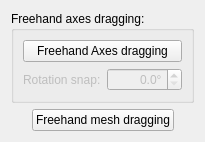
     <widget class="QWidget" name="tab" >
      <attribute name="title" >
       <string>Drag</string>
      </attribute>
      <layout class="QVBoxLayout" >
       <item>
        <layout class="QHBoxLayout" >
         <item>
          <spacer>
           <property name="orientation" >
            <enum>Qt::Horizontal</enum>
           </property>
           <property name="sizeType" >
            <enum>QSizePolicy::MinimumExpanding</enum>
           </property>
           <property name="sizeHint" >
            <size>
             <width>0</width>
             <height>20</height>
            </size>
           </property>
          </spacer>
         </item>
         <item>
          <widget class="QGroupBox" name="freehandAxisGroupBox" >
           <property name="sizePolicy" >
            <sizepolicy vsizetype="Preferred" hsizetype="Minimum" >
             <horstretch>0</horstretch>
             <verstretch>0</verstretch>
            </sizepolicy>
           </property>
           <property name="title" >
            <string>Freehand axes dragging:</string>
           </property>
           <layout class="QVBoxLayout" >
            <item>
             <layout class="QHBoxLayout" >
              <item>
               <spacer>
                <property name="orientation" >
                 <enum>Qt::Horizontal</enum>
                </property>
                <property name="sizeType" >
                 <enum>QSizePolicy::Minimum</enum>
                </property>
                <property name="sizeHint" >
                 <size>
                  <width>0</width>
                  <height>20</height>
                 </size>
                </property>
               </spacer>
              </item>
              <item>
               <widget class="QPushButton" name="freehandAxisDraggingPushButton" >
                <property name="text" >
                 <string>Freehand Axes dragging</string>
                </property>
                <property name="checkable" >
                 <bool>true</bool>
                </property>
               </widget>
              </item>
              <item>
               <spacer>
                <property name="orientation" >
                 <enum>Qt::Horizontal</enum>
                </property>
                <property name="sizeType" >
                 <enum>QSizePolicy::Minimum</enum>
                </property>
                <property name="sizeHint" >
                 <size>
                  <width>0</width>
                  <height>20</height>
                 </size>
                </property>
               </spacer>
              </item>
             </layout>
            </item>
            <item>
             <layout class="QHBoxLayout" >
              <item>
               <widget class="QLabel" name="snapRotationLabel" >
                <property name="enabled" >
                 <bool>false</bool>
                </property>
                <property name="sizePolicy" >
                 <sizepolicy vsizetype="Preferred" hsizetype="Minimum" >
                  <horstretch>0</horstretch>
                  <verstretch>0</verstretch>
                 </sizepolicy>
                </property>
                <property name="text" >
                 <string>Rotation snap:</string>
                </property>
               </widget>
              </item>
              <item>
               <widget class="QDoubleSpinBox" name="snapRotationDoubleSpinBox" >
                <property name="enabled" >
                 <bool>false</bool>
                </property>
                <property name="minimumSize" >
                 <size>
                  <width>75</width>
                  <height>0</height>
                 </size>
                </property>
                <property name="alignment" >
                 <set>Qt::AlignRight|Qt::AlignTrailing|Qt::AlignVCenter</set>
                </property>
                <property name="suffix" >
                 <string>°</string>
                </property>
                <property name="decimals" >
                 <number>1</number>
                </property>
                <property name="maximum" >
                 <double>180.000000000000000</double>
                </property>
               </widget>
              </item>
             </layout>
            </item>
           </layout>
          </widget>
         </item>
         <item>
          <spacer>
           <property name="orientation" >
            <enum>Qt::Horizontal</enum>
           </property>
           <property name="sizeType" >
            <enum>QSizePolicy::MinimumExpanding</enum>
           </property>
           <property name="sizeHint" >
            <size>
             <width>0</width>
             <height>20</height>
            </size>
           </property>
          </spacer>
         </item>
        </layout>
       </item>
       <item>
        <layout class="QHBoxLayout" >
         <item>
          <spacer>
           <property name="orientation" >
            <enum>Qt::Horizontal</enum>
           </property>
           <property name="sizeHint" >
            <size>
             <width>0</width>
             <height>20</height>
            </size>
           </property>
          </spacer>
         </item>
         <item>
          <widget class="QPushButton" name="freehandMeshDraggingPushButton" >
           <property name="text" >
            <string>Freehand mesh dragging</string>
           </property>
           <property name="checkable" >
            <bool>true</bool>
           </property>
          </widget>
         </item>
         <item>
          <spacer>
           <property name="orientation" >
            <enum>Qt::Horizontal</enum>
           </property>
           <property name="sizeHint" >
            <size>
             <width>0</width>
             <height>20</height>
            </size>
           </property>
          </spacer>
         </item>
        </layout>
       </item>
       <item>
        <spacer>
         <property name="orientation" >
          <enum>Qt::Vertical</enum>
         </property>
         <property name="sizeHint" >
          <size>
           <width>20</width>
           <height>0</height>
          </size>
         </property>
        </spacer>
       </item>
      </layout>
     </widget>
